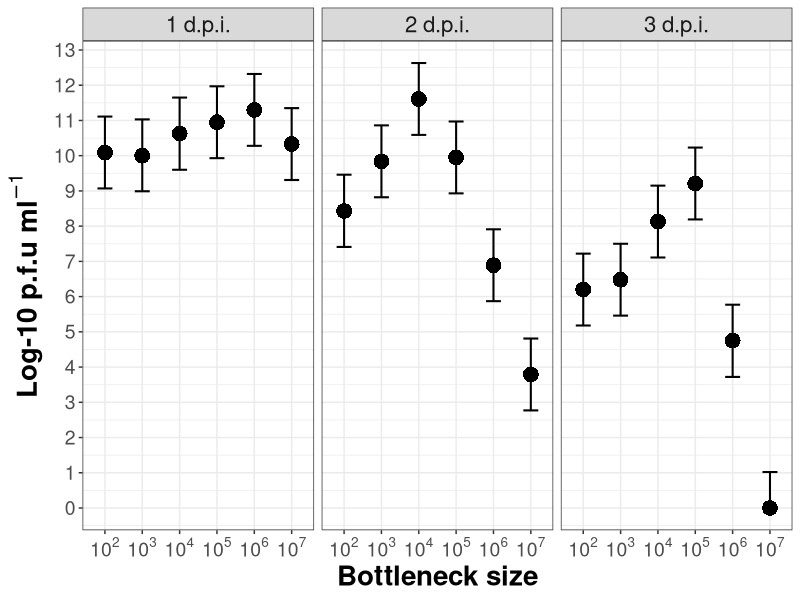
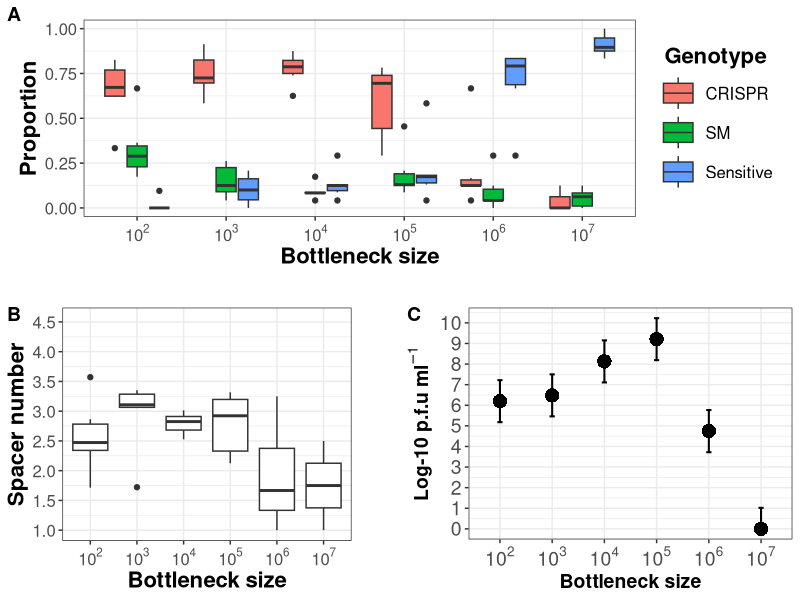
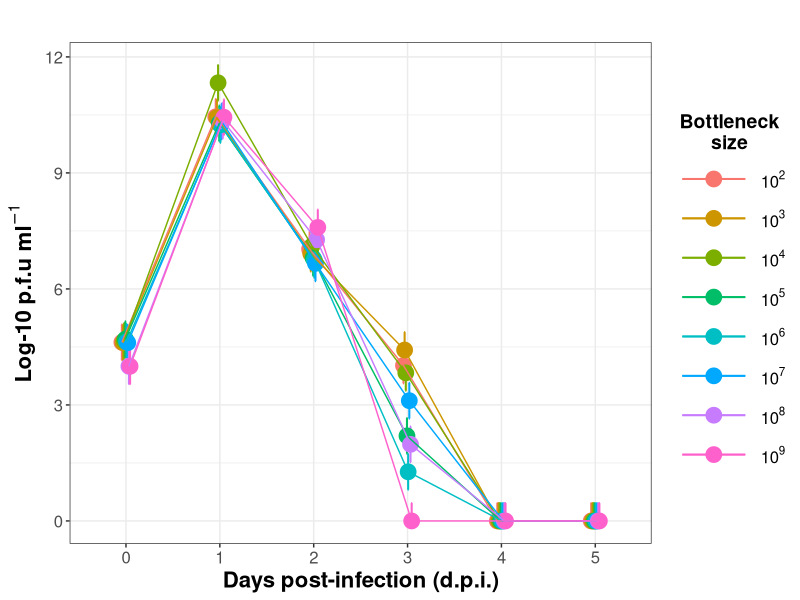
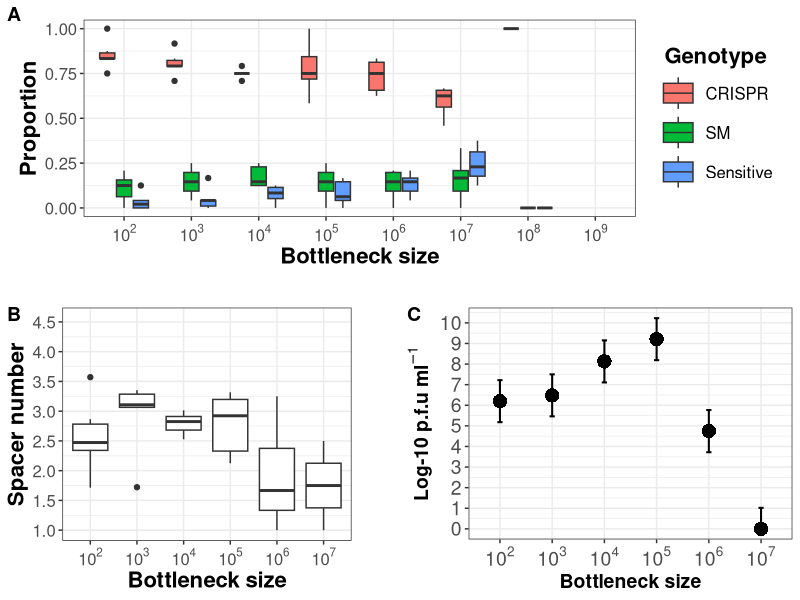
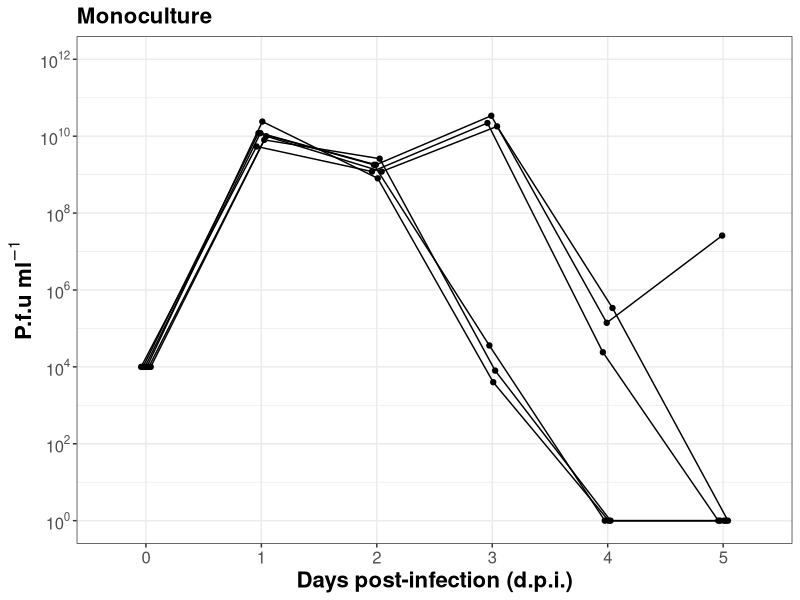
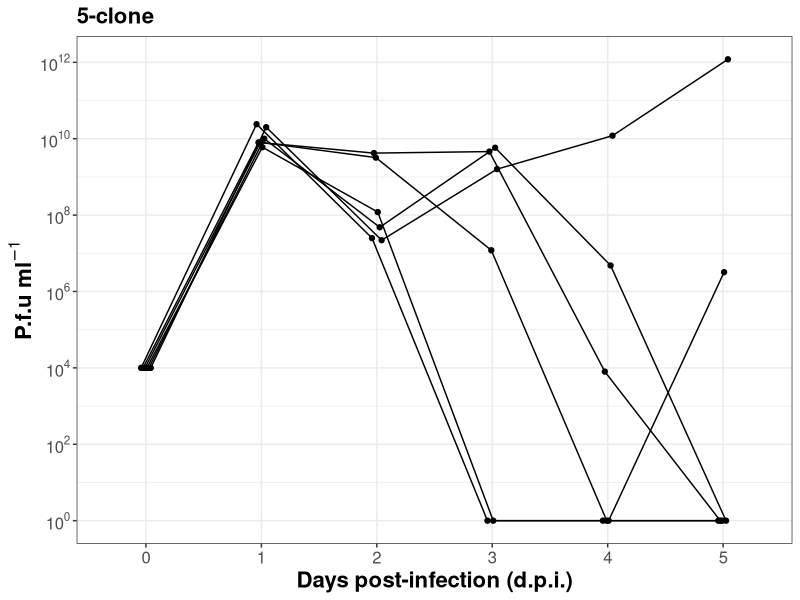
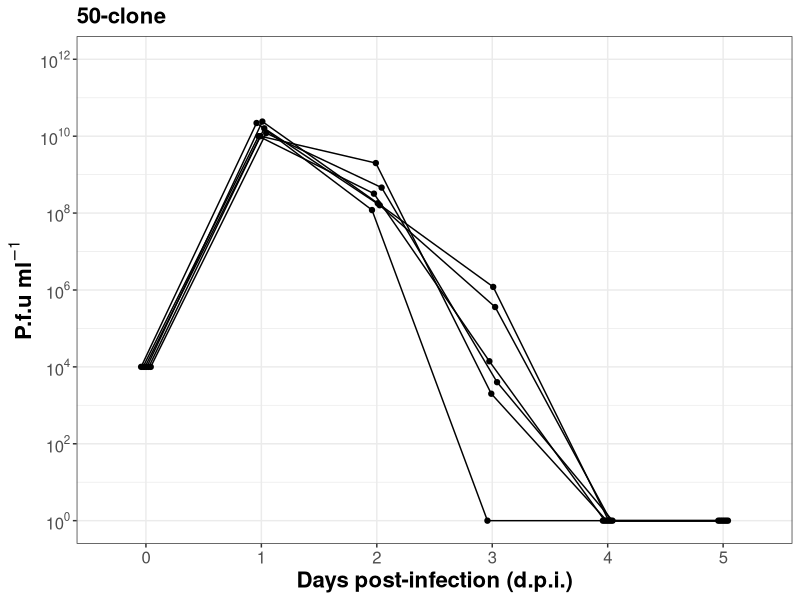
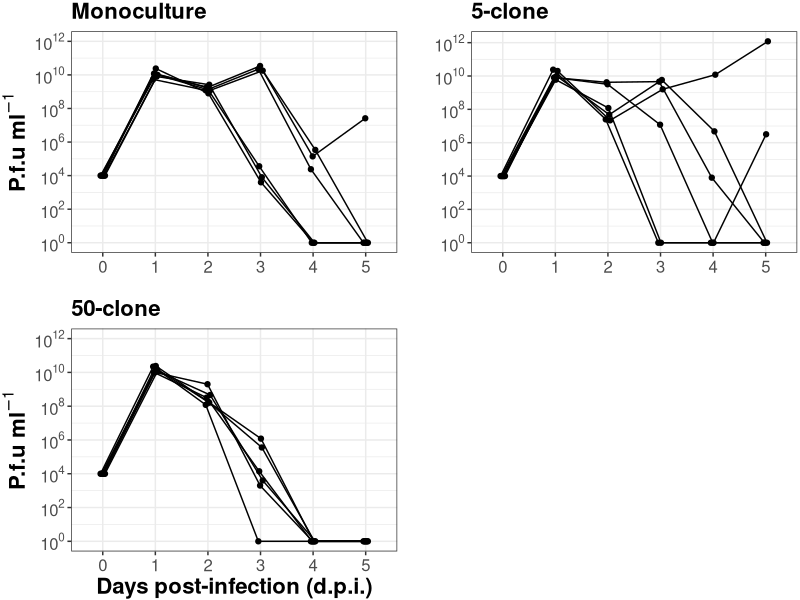

The R script that drew these images, in order:
## ---- chunk 1
knitr::opts_chunk$set(echo = TRUE,
tidy.opts=list(width.cutoff=60),
dpi = 300)
## ---- chunk 2
# If you want to produce a HTML document from this markdown script, then set the working directory up using the absolute path in the code chunk below. Note: this chunk will not appear in the output document
setwd("~/OneDrive - University of Exeter/Data/Bottlenecks/paper figures/")
## ---- chunk 3
library(ggplot2)
library(scales)
library(reshape2)
library(ggpubr)
library(cowplot)
library(knitr)
## ---- chunk 4
## Functions and graphical stuff
# Next I've written some of simple functions that make the graph labels more human-readable. There are also some objects that enable these functions to work properly. *Importantly*, there are different ones for the different experiments, which have been indicated in the comments.

# Lists of the original names (as found in the source data) of the levels of each factor. These are used for the breaks() function in ggplots

# The original genotype names are share across the experiments
OG_genotypes = c('prop.CRISPR', 'prop.SM', 'prop.Sensitive')
genotype_names_facet = list(
  'prop.CRISPR' = 'CRISPR',
  'prop.Sensitive' = 'SM',
  'prop.SM' = 'Sensitive'
)

genotype_names_legend = c('CRISPR', 'SM', 'Sensitive')

genotype_labeller = function(variable, value) {
  return(genotype_names_facet[value])
}

# Experiment 1 ran for 3 days and has 6 bottleneck treatments
exp1_OG_bottleneck = c('100', '1000', '10000', '100000', '1000000','10000000')
exp1_OG_timepoints = c('t0', 't1', 't2', 't3')

# The new label objects need a list() for when they apply to facet headers (strip.text), and a vector when they apply to legend labels or axis text
exp1_bottleneck_names_facet = list(
  '100'      = expression('10'^2*''),
  '1000'     = expression('10'^3*''),
  '10000'    = expression('10'^4*''),
  '1e+05'   =  expression('10'^5*''),
  '1e+06'  = expression('10'^6*''),
  '1e+07' = expression('10'^7*'')
)

exp1_bottleneck_names_legend = c(
  expression('10'^2*''), 
  expression('10'^3*''), 
  expression('10'^4*''),
  expression('10'^5*''),
  expression('10'^6*''),
  expression('10'^7*'')
)

exp1_timepoint_names_facet = list(
  't0' = '0 d.p.i.',
  't1' = '1 d.p.i.',
  't2' = '2 d.p.i.',
  't3' = '3 d.p.i.'
)

exp1_timepoint_names_legend = c('0', '1', '2', '3')

# The functions which set these up
exp1_bottleneck_labeller = function(variable, value) {
  return(exp1_bottleneck_names_facet[value])
}

exp1_timepoint_labeller = function(variable, value) {
  return(exp1_timepoint_names_facet[value])
}

### Experiment 2
## Experiments 2 and 3 both ran for 5 days 
exp_2_3_OG_timepoints = c('t0', 't1', 't2', 't3', 't4', 't5')

exp2_3_timepoint_names_facet = list(
  't0' = '0 d.p.i.',
  't1' = '1 d.p.i.',
  't2' = '2 d.p.i.',
  't3' = '3 d.p.i.',
  't4' = '4 d.p.i.',
  't3' = '5 d.p.i.'
)

# Labelers for experiment 2
exp_2_OG_bottleneck = c('100', '1000', '10000', '100000', '1000000','10000000', '100000000', '1000000000')

exp2_bottleneck_names_facet = list(
  '100'      = expression('10'^2*''),
  '1000'     = expression('10'^3*''),
  '10000'    = expression('10'^4*''),
  '1e+05'   =  expression('10'^5*''),
  '1e+06'  = expression('10'^6*''),
  '1e+07' = expression('10'^7*''),
  '1e+08' = expression('10'^8*''),
  '1e+09' = expression('10'^9*'')
)

exp2_bottleneck_names_legend = c(
  expression('10'^2*''), 
  expression('10'^3*''), 
  expression('10'^4*''),
  expression('10'^5*''),
  expression('10'^6*''),
  expression('10'^7*''),
  expression('10'^8*''),
  expression('10'^9*'')
)

# Function for experiment 2 bottleneck labelling
# The functions which set these up
exp2_bottleneck_labeller = function(variable, value) {
  return(exp2_bottleneck_names_facet[value])
}

# And the function for the timepoints (this can be used for experiment 3 figures as well)
exp_2_3_timepoint_labeller = function(variable, value) {
  return(exp2_timepoint_names_facet[value])
}

### EXPERIMENT 3

# These vectors just give tidy labels for the figures for experiment 3
monoculture_IDs = c('M.1', 'M.2', 'M.3', 'M.4', 'M.5', 'M.6')
fiveclone_IDs = c('5.1', '5.2', '5.3', '5.4', '5.5', '5.6')
fiftyclone_IDs = c('50.1', '50.2', '50.3', '50.4', '50.5', '50.6')

exp3_replicate_names_legend = c('1', '2', '3', '4', '5', '6')

exp3_OG_bottleneck = c('monoculture', '5-clone', '50-clone')

exp3_bottleneck_names_facet = list(
  'monoculture'      = expression('Monoculture'),
  '5-clone'          = expression('5-clone'),
  '50-clone'         = expression('50-clone')
)

exp3_bottleneck_names_legend = c(
  expression('Monoculture'), 
  expression('5-clone'), 
  expression('50-clone')
)

# Function for experiment 3 bottleneck labelling
exp3_bottleneck_labeller = function(variable, value) {
  return(exp3_bottleneck_names_facet[value])
}

## Finally, a little ggplot object that makes the position of geoms more sensible

pd = position_dodge(0.1)

## ---- chunk 5
## Read in all the data needed for Experiment 1 graphs

# Summarised phage data for Experiment 1, and format it so the graphs are produced correctly
exp1_phage = read.csv('./data/exp1_phage_summary_log10.csv', header=T)
exp1_phage$bottleneck = as.factor(exp1_phage$bottleneck)
# We are using only the phage titer values, so subset the original dataframe accordingly
exp1_phage = subset(exp1_phage, Measurement=='PFU')

# Phenotype data 
exp1_pheno = read.csv('./data/exp1_phenotype_results_csv.csv', header=T)

exp1_pheno_m = melt(exp1_pheno, id.vars = c('bottleneck', 'repeat.'), measure.vars = c('prop.CRISPR', 'prop.SM', 'prop.Sensitive'))
exp1_pheno_m$bottleneck = as.factor(exp1_pheno_m$bottleneck)
exp1_pheno_m$repeat. = as.factor(exp1_pheno_m$repeat.)

# Spacer data
exp1_spacers = read.csv('./data/exp1_spacers.csv')
exp1_spacers$bottleneck = as.factor(exp1_spacers$bottleneck)
cr1_exp1_spacers = subset(exp1_spacers, mean.CR1.spacers >= 1)
cr2_exp1_spacers = subset(exp1_spacers, mean.CR2.spacers >= 1)
## ---- chunk 6
exp1_phage_sum_plot <- ggplot(data=subset(exp1_phage, timepoint!='t0'), aes(x=bottleneck, y=Mean, group=Measurement))+
  
  geom_errorbar(aes(ymin=Lower, ymax=Upper), width=0.4, size=0.7, position=pd)+
  geom_point(stat="identity", aes(shape=Measurement), size=5, position=pd)+
  facet_grid(~timepoint, labeller=exp1_timepoint_labeller)+
  
  labs(x='Bottleneck size', y=expression(bold("Log-10 p.f.u ml"*{}^{-1}*"")))+
  #ggtitle("Summary of phage and bacterial titers in evolution bottleneck experiment")+
  
  theme_bw()+
  theme(legend.key.size = unit(0.5, 'cm'))+
  theme(plot.title = element_text(face="bold", hjust=0.5, size = 16))+
  theme(axis.title = element_text(face="bold", size=20))+
  
  theme(axis.text = element_text(size=14))+
  theme(strip.text = element_text(size=16))+
  theme(legend.key.width  = unit(1.3, 'cm'))+
  
  scale_x_discrete(breaks=exp1_OG_bottleneck, labels=exp1_bottleneck_names_legend)+
  scale_y_continuous(breaks=c(seq(0,15,1)))+
  
  theme(legend.position = 'none')
## ---- chunk 7
exp1_phage_sum_plot

## Save the plot as Fig. 2  in the current directory
ggsave('Fig 2.png', exp1_phage_sum_plot, device='png',
       path = '.', width = 25, height = 10, unit=c('cm'), dpi=300)
## ---- chunk 8
# First make the phenotype comparison plot
exp1_pheno_plot <- ggplot(data=exp1_pheno_m, aes(x=bottleneck, y=value))+
  geom_boxplot(aes(fill=variable))+
  labs(x='Bottleneck size', y='Proportion')+
  #ggtitle("Phenotype summary")+
  theme_bw()+
  theme(plot.title = element_text(face="bold", hjust=0.5, size = 16))+
  theme(axis.title = element_text(face='bold', size=16))+
  
  scale_x_discrete(breaks=exp1_OG_bottleneck, labels=exp1_bottleneck_names_legend)+
  theme(axis.text = element_text(size=12))+
  
  scale_fill_discrete(name='Genotype',
                      breaks=OG_genotypes,    # remember that the genotype labels are common to all experiments
                      labels=genotype_names_legend)+
  theme(legend.title = element_text(face='bold', size=16))+
  theme(legend.title.align = 0.5)+
  theme(legend.position = 'right')+
  theme(legend.key.width = unit(1, 'cm'))+
  theme(legend.key.height = unit(1, 'cm'))+
  theme(legend.text = element_text(size=12))
## ---- chunk 9
exp1_spacers_plot = ggplot(exp1_spacers, aes(y=mean.total.spacers, x=bottleneck))+
  geom_boxplot()+
  labs(x='Bottleneck size', y="Spacer number")+
  #ggtitle('Spacers in both CRISPR loci\nin CRISPR clones')+
  theme_bw()+
  
  theme(plot.title = element_text(face="bold", hjust=0.5, size = 20))+
  theme(axis.title = element_text(face='bold', size=16))+
  
  scale_x_discrete(breaks=exp1_OG_bottleneck, labels=exp1_bottleneck_names_legend)+
  theme(axis.text = element_text(size=12))+
  
  scale_y_continuous(breaks = c(seq(1,4.5,0.5)))+
  coord_cartesian(ylim=c(1.0000,4.5625))
  
## ---- chunk 10
exp1_phage_t3_plot <- ggplot(data=subset(exp1_phage, timepoint=='t3'), aes(x=bottleneck, y=Mean, group=Measurement))+
  geom_errorbar(aes(ymin=Lower, ymax=Upper), width=0.1, size=0.7, position=pd)+
  geom_point(stat="identity", aes(shape=Measurement, size = 0.3), position=pd)+
  labs(x='Bottleneck size', y=expression(bold("Log-10 p.f.u ml"*{}^{-1}*"")))+
  #ggtitle("Phage titers at t3 of evolution bottleneck experiment")+
  theme_bw()+
  theme(plot.title = element_text(face="bold", hjust=0.5, size = 16))+
  theme(axis.title = element_text(face="bold", size=14))+
  theme(axis.text = element_text(size=14))+
  theme(legend.position = 'none')+
  
  scale_y_continuous(breaks = c(seq(0,11,1)))+
  scale_x_discrete(breaks=exp1_OG_bottleneck, labels=exp1_bottleneck_names_legend)


## ---- chunk 11
bottom_row_fig3 = plot_grid(exp1_spacers_plot+theme(plot.margin = unit(c(5.5, 35, 5.5, 5.5), 'pt')), 
                            exp1_phage_t3_plot,
                            labels = c('B', 'C'))

fig_3 = plot_grid(exp1_pheno_plot+theme(plot.margin = unit(c(.5, .5, .8, .5), 'cm')), bottom_row_fig3,
                  ncol = 1, labels = c('A', ''),
                  rel_widths = c(1,1.3))
## ---- chunk 12
fig_3

ggsave('Fig 3.png', fig_3, device='png',
       path = '.', width = 25, height = 20, unit=c('cm'), dpi=300)

## ---- chunk 13
## Read in all the data needed for Experiment 1 graphs

# Summarised phage data for Experiment 1, and format it so the graphs are produced correctly
exp2_phage = read.csv('./data/exp2_counts_summary.csv', header=T)
exp2_phage = subset(exp2_phage, log.pfu.CI =! 0)
exp2_phage$bottleneck = as.factor(exp2_phage$bottleneck)

# Phenotype data 
exp2_pheno = read.csv('./data/exp2_phenotype_results.csv', header=T)

exp2_pheno_m = melt(exp2_pheno, id.vars = c('bottleneck', 'repeat.'), measure.vars = c('prop.CRISPR', 'prop.SM', 'prop.Sensitive'))
exp2_pheno_m$bottleneck = as.factor(exp2_pheno_m$bottleneck)
exp2_pheno_m$repeat. = as.factor(exp2_pheno_m$repeat.)
exp2_pheno_m$value = as.numeric(exp2_pheno_m$value)

# Spacer data
exp2_spacers = read.csv('./data/exp2_spacers.csv')
exp2_spacers$bottleneck = as.factor(exp2_spacers$bottleneck)
cr1_exp2_spacers = subset(exp2_spacers, mean.CR1.spacers >= 1)
cr2_exp2_spacers = subset(exp2_spacers, mean.CR2.spacers >= 1)

## ---- chunk 14
exp2_phage_sum_plot = ggplot(data=exp2_phage, aes(x=timepoint, y=log.pfu.mean, group=bottleneck))+
  geom_errorbar(aes(ymin=log.pfu.lower, ymax=log.pfu.upper, colour=bottleneck), width=0.1, size=0.7, position=pd)+
  geom_point(stat="identity", size = 5, aes(colour=bottleneck), position=pd)+
  geom_path(stat='identity', aes(colour=bottleneck), position=pd)+
  labs(x='Days post-infection (d.p.i.)', y=expression(bold("Log-10 p.f.u ml"*{}^{-1}*"")))+
  ggtitle("")+
  theme_bw()+
  scale_colour_discrete(name='Bottleneck\nsize',
                        breaks = exp_2_OG_bottleneck,
                        labels = exp2_bottleneck_names_legend)+
  theme(plot.title = element_text(face="bold", hjust=0.5, size = 20))+
  theme(axis.title = element_text(face="bold", size=16))+
  theme(legend.title = element_text(face='bold', size=14))+
  theme(legend.title.align = 0.5)+
  theme(legend.position = 'right')+
  theme(legend.key.width = unit(2, 'cm'))+
  theme(legend.key.height = unit(1, 'cm'))+
  
  scale_x_discrete(breaks=c('t0', 't1', 't2', 't3', 't4', 't5'),
                   labels=c('0', '1', '2', '3', '4', '5'))+
  
  theme(axis.text = element_text(size=12))+
  theme(legend.text = element_text(size=12))
## ---- chunk 15
exp2_phage_sum_plot

ggsave('Fig 4.png', plot=exp2_phage_sum_plot, device='png',
       path='.', width=12, height = 8, units=c('in'), dpi=600)
## ---- chunk 16
# First make the phenotype comparison plot
exp2_pheno_plot <- ggplot(data=exp2_pheno_m, aes(x=bottleneck, y=value))+
  geom_boxplot(aes(fill=variable))+
  labs(x='Bottleneck size', y='Proportion')+
  #ggtitle("Phenotype summary")+
  theme_bw()+
  theme(plot.title = element_text(face="bold", hjust=0.5, size = 16))+
  theme(axis.title = element_text(face='bold', size=16))+
  
  scale_x_discrete(breaks=exp_2_OG_bottleneck, labels=exp2_bottleneck_names_legend)+
  theme(axis.text = element_text(size=12))+
  
  scale_fill_discrete(name='Genotype',
                      breaks=OG_genotypes,    # remember that the genotype labels are common to all experiments
                      labels=genotype_names_legend)+
  theme(legend.title = element_text(face='bold', size=16))+
  theme(legend.title.align = 0.5)+
  theme(legend.position = 'right')+
  theme(legend.key.width = unit(1, 'cm'))+
  theme(legend.key.height = unit(1, 'cm'))+
  theme(legend.text = element_text(size=12))
## ---- chunk 17
exp2_spacers_plot = ggplot(exp2_spacers, aes(y=mean.total.spacers, x=bottleneck))+
  geom_boxplot()+
  labs(x='Bottleneck size', y="Spacer number")+
  #ggtitle('Spacers in both CRISPR loci\nin CRISPR clones')+
  theme_bw()+
  
  theme(plot.title = element_text(face="bold", hjust=0.5, size = 20))+
  theme(axis.title = element_text(face='bold', size=16))+
  
  scale_x_discrete(breaks=exp_2_OG_bottleneck, labels=exp2_bottleneck_names_legend)+
  theme(axis.text = element_text(size=12))+
  
  scale_y_continuous(breaks = c(seq(1,4.5,0.5)))+
  coord_cartesian(ylim=c(1.0000,4.5625))
  
## ---- chunk 18
exp2_phage_t3_plot <- ggplot(data=subset(exp1_phage, timepoint=='t3'), aes(x=bottleneck, y=Mean, group=Measurement))+
  geom_errorbar(aes(ymin=Lower, ymax=Upper), width=0.1, size=0.7, position=pd)+
  geom_point(stat="identity", aes(shape=Measurement, size = 0.3), position=pd)+
  labs(x='Bottleneck size', y=expression(bold("Log-10 p.f.u ml"*{}^{-1}*"")))+
  #ggtitle("Phage titers at t3 of evolution bottleneck experiment")+
  theme_bw()+
  theme(plot.title = element_text(face="bold", hjust=0.5, size = 16))+
  theme(axis.title = element_text(face="bold", size=14))+
  theme(axis.text = element_text(size=14))+
  theme(legend.position = 'none')+
  
  scale_y_continuous(breaks = c(seq(0,11,1)))+
  scale_x_discrete(breaks=exp_2_OG_bottleneck, labels=exp2_bottleneck_names_legend)


## ---- chunk 19
bottom_row_fig5 = plot_grid(exp2_spacers_plot+theme(plot.margin = unit(c(5.5, 35, 5.5, 5.5), 'pt')), 
                            exp2_phage_t3_plot,
                            labels = c('B', 'C'))

fig_5 = plot_grid(exp2_pheno_plot+theme(plot.margin = unit(c(.5, .5, .8, .5), 'cm')), bottom_row_fig3,
                  ncol = 1, labels = c('A', ''),
                  rel_widths = c(1,1.3))
## ---- chunk 20
fig_5

ggsave('Fig 5.png', fig_5, device='png',
       path = '.', width = 25, height = 20, unit=c('cm'), dpi=300)

## ---- chunk 21
## Read in all the data needed for Experiment 1 graphs

# Summarised phage data for Experiment 1, and format it so the graphs are produced correctly
exp3_phage = read.csv('./data/exp3_counts_summary.csv', header=T)
exp3_phage$bottleneck = as.factor(exp3_phage$bottleneck)
exp3_phage = subset(exp3_phage, timepoint != '')
#set the bottleneck treatment as a factor
exp3_phage$bottleneck = as.factor(exp3_phage$bottleneck)
exp3_phage$ID = as.factor(exp3_phage$ID)
# make new columns in the data for log-transformed pfu and cfu counts
# adds one to account for zero values
exp3_phage$pfu               = exp3_phage$pfu + 1
exp3_phage$log.pfu           = log10(exp3_phage$pfu)

exp3_phage$bottleneck = relevel(exp3_phage$bottleneck, ref='5-clone')
exp3_phage$bottleneck = relevel(exp3_phage$bottleneck, ref='monoculture')

# Phenotype data 
exp3_pheno = read.csv('./data/exp3_phenotype_results.csv', header=T)

exp3_pheno_m = melt(exp3_pheno, id.vars = c('bottleneck', 'repeat.'), measure.vars = c('prop.CRISPR', 'prop.SM', 'prop.Sensitive'))
exp3_pheno_m$bottleneck = as.factor(exp3_pheno_m$bottleneck)
exp3_pheno_m$repeat. = as.factor(exp3_pheno_m$repeat.)

# Spacer data
exp3_spacers = read.csv('./data/exp3_spacers.csv')
exp3_spacers$bottleneck = as.factor(exp3_spacers$bottleneck)

exp3_spacers$bottleneck = relevel(exp3_spacers$bottleneck, ref='monoculture')
## ---- chunk 22
mono_phage_plot = ggplot(aes(y=pfu, x=timepoint, group=ID), 
                         data=subset(exp3_phage, bottleneck == 'monoculture'))+
  
  geom_point(stat='identity', position=pd)+
  geom_path(stat='identity', position=pd)+
  
  labs(x='Days post-infection (d.p.i.)', y=expression(bold("P.f.u ml"*{}^{-1}*"")))+
  ggtitle('Monoculture')+
  
  scale_y_continuous(trans = 'log10',
                    breaks = trans_breaks("log10", function(x) 10^x),
                    labels = trans_format("log10", math_format(10^.x)),
                    limits = c(NA,1e+12))+
  
  
  theme_bw()+
  scale_colour_discrete(name='Replicate',
                        breaks = monoculture_IDs,
                        labels = exp3_replicate_names_legend)+
  theme(plot.title = element_text(face="bold", hjust=0, size = 16))+
  theme(axis.title = element_text(face="bold", size=16))+
  theme(legend.title = element_text(face='bold', size=14))+
  theme(legend.title.align = 0.5)+
  theme(legend.position = 'right')+
  theme(legend.key.width = unit(2, 'cm'))+
  theme(legend.key.height = unit(0.5, 'cm'))+
  theme(strip.text = element_text(face='bold', size=14))+
  
  scale_x_discrete(breaks=c('t0', 't1', 't2', 't3', 't4', 't5'),
                   labels=c('0', '1', '2', '3', '4', '5'))+
  
  theme(axis.text = element_text(size=12))+
  theme(legend.text = element_text(size=12))

mono_phage_plot

fiveclone_phage_plot = ggplot(aes(y=pfu, x=timepoint, group=ID), 
                         data=subset(exp3_phage, bottleneck == '5-clone'))+
  
  geom_point(stat='identity', position=pd)+
  geom_path(stat='identity', position=pd)+
  
  labs(x='Days post-infection (d.p.i.)', y=expression(bold("P.f.u ml"*{}^{-1}*"")))+
  ggtitle('5-clone')+
  
  #facet_wrap(~bottleneck, labeller = bottleneck_labeller)+
  
  scale_y_continuous(trans = log10_trans(),
                     breaks = trans_breaks("log10", function(x) 10^x),
                     labels = trans_format("log10", math_format(10^.x)))+
  
  theme_bw()+
  scale_colour_discrete(name='Replicate',
                        breaks = fiveclone_IDs,
                        labels = exp3_replicate_names_legend)+
  theme(plot.title = element_text(face="bold", hjust=0, size = 16))+
  theme(axis.title = element_text(face="bold", size=16))+
  theme(legend.title = element_text(face='bold', size=14))+
  theme(legend.title.align = 0.5)+
  theme(legend.position = 'right')+
  theme(legend.key.width = unit(2, 'cm'))+
  theme(legend.key.height = unit(0.5, 'cm'))+
  theme(strip.text = element_text(face='bold', size=14))+
  
  scale_x_discrete(breaks=c('t0', 't1', 't2', 't3', 't4', 't5'),
                   labels=c('0', '1', '2', '3', '4', '5'))+
  
  theme(axis.text = element_text(size=12))+
  theme(legend.text = element_text(size=12))

fiveclone_phage_plot

fiftyclone_phage_plot = ggplot(aes(y=pfu, x=timepoint, group=ID), 
                         data=subset(exp3_phage, bottleneck == '50-clone'))+
  
  geom_point(stat='identity', position=pd)+
  geom_path(stat='identity', position=pd)+
  
  labs(x='Days post-infection (d.p.i.)', y=expression(bold("P.f.u ml"*{}^{-1}*"")))+
  ggtitle('50-clone')+
  
  
  #facet_wrap(~bottleneck, labeller = bottleneck_labeller)+
  

  scale_y_continuous(trans = log10_trans(),
                     breaks = trans_breaks("log10", function(x) 10^x),
                     labels = trans_format("log10", math_format(10^.x)),
                     limit = c(NA, 1e+12))+
  
  theme_bw()+
  scale_colour_discrete(name='Replicate',
                        breaks = fiftyclone_IDs,
                        labels = exp3_replicate_names_legend)+
  theme(plot.title = element_text(face="bold", hjust=0, size = 16))+
  theme(axis.title = element_text(face="bold", size=16))+
  theme(legend.title = element_text(face='bold', size=14))+
  theme(legend.title.align = 0.5)+
  theme(legend.position = 'right')+
  theme(legend.key.width = unit(2, 'cm'))+
  theme(legend.key.height = unit(0.5, 'cm'))+
  theme(strip.text = element_text(face='bold', size=14))+
  
  scale_x_discrete(breaks=c('t0', 't1', 't2', 't3', 't4', 't5'),
                   labels=c('0', '1', '2', '3', '4', '5'))+
  
  theme(axis.text = element_text(size=12))+
  theme(legend.text = element_text(size=12))

fiftyclone_phage_plot

## Arrange all the phage titer plots into one using plot_grid
mono_phage_plot = mono_phage_plot + theme(plot.margin = unit(c(2,2,0,1), 'pt'))
fiveclone_phage_plot = fiveclone_phage_plot + theme(plot.margin = unit(c(2,2,0,1), 'pt'))
fiftyclone_phage_plot = fiftyclone_phage_plot + theme(plot.margin = unit(c(0,2,1,1), 'pt'))

exp3_phage_plot = plot_grid(mono_phage_plot+labs(x='')+theme(legend.position = 'none'), 
          fiveclone_phage_plot+labs(y='', x='')+theme(legend.position = 'none'), 
          fiftyclone_phage_plot+theme(legend.position = 'none'),
          ncol = 2, nrow=2, align = 'v', axis='l', rel_widths = c(.3,.3,.3,3), rel_heights = c(.3,.3,.3,3))

## ---- chunk 23
exp3_phage_plot

ggsave('Fig 6.png', exp3_phage_plot, device = 'png',
       path = '.', width=25, height=15, unit=c('cm'), dpi=300)

## ---- chunk 24
exp3_pheno_plot <- ggplot(data=exp3_pheno_m, aes(x=bottleneck, y=value))+
  geom_boxplot(aes(fill=variable))+
  labs(x='Bottleneck size', y='Proportion')+
  #ggtitle("Phenotype summary")+
  theme_bw()+
  theme(plot.title = element_text(face="bold", hjust=0.5, size = 16))+
  theme(axis.title = element_text(face='bold', size=16))+
  
  scale_x_discrete(breaks=exp3_OG_bottleneck, labels=exp3_bottleneck_names_legend)+
  theme(axis.text = element_text(size=12))+
  
  scale_fill_discrete(name='Genotype',
                      breaks=OG_genotypes,
                      labels=genotype_names_legend)+
  theme(legend.title = element_text(face='bold', size=16))+
  theme(legend.title.align = 0.5)+
  theme(legend.position = 'right')+
  theme(legend.key.width = unit(1, 'cm'))+
  theme(legend.key.height = unit(1, 'cm'))+
  theme(legend.text = element_text(size=12))

## ---- chunk 25
exp3_spacers_plot = ggplot(exp3_spacers, aes(y=mean.total.spacers, x=bottleneck))+
  geom_boxplot(na.rm = F)+
  labs(x='Bottleneck size', y="Spacer number")+
  #ggtitle('Spacers in both CRISPR loci\nin CRISPR clones')+
  theme_bw()+
  
  theme(plot.title = element_text(face="bold", hjust=0.5, size = 20))+
  theme(axis.title = element_text(face='bold', size=16))+
  
  scale_x_discrete(breaks=exp3_OG_bottleneck, labels=exp3_bottleneck_names_legend)+
  theme(axis.text = element_text(size=12))+
  
  scale_y_continuous(breaks = c(seq(0,4.5,0.5)))
## ---- chunk 26
fig_7 = plot_grid(exp3_pheno_plot+theme(plot.margin = unit(c(.5, .5, .8, .5), 'cm')),
                  exp3_spacers_plot+theme(plot.margin = unit(c(5.5, 35, 5.5, 5.5), 'pt')),
                  ncol = 1, nrow=2, labels = c('A', 'B'),
                  rel_widths = c(1,1))

## ---- chunk 27
fig_7

ggsave('Fig 7.png', fig_7, device='png',
       path = '.', width = 15, height = 20, unit=c('cm'), dpi=300)

